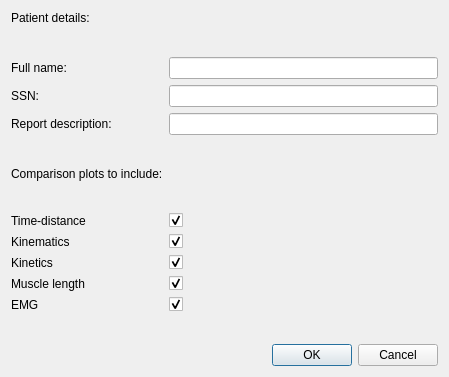
<?xml version="1.0" encoding="UTF-8"?>
<ui version="4.0">
 <class>Dialog</class>
 <widget class="QDialog" name="Dialog">
  <property name="geometry">
   <rect>
    <x>0</x>
    <y>0</y>
    <width>449</width>
    <height>377</height>
   </rect>
  </property>
  <property name="windowTitle">
   <string>Patient details</string>
  </property>
  <layout class="QVBoxLayout" name="verticalLayout">
   <item>
    <layout class="QFormLayout" name="formLayout">
     <item row="0" column="0" colspan="2">
      <widget class="QLabel" name="prompt">
       <property name="font">
        <font>
         <weight>50</weight>
         <bold>false</bold>
        </font>
       </property>
       <property name="text">
        <string>Patient details:</string>
       </property>
       <property name="alignment">
        <set>Qt::AlignLeading|Qt::AlignLeft|Qt::AlignVCenter</set>
       </property>
      </widget>
     </item>
     <item row="1" column="0">
      <spacer name="verticalSpacer">
       <property name="orientation">
        <enum>Qt::Vertical</enum>
       </property>
       <property name="sizeHint" stdset="0">
        <size>
         <width>20</width>
         <height>40</height>
        </size>
       </property>
      </spacer>
     </item>
     <item row="2" column="0">
      <widget class="QLabel" name="label">
       <property name="text">
        <string>Full name:</string>
       </property>
      </widget>
     </item>
     <item row="2" column="1">
      <widget class="QLineEdit" name="lnFullName"/>
     </item>
     <item row="3" column="0">
      <widget class="QLabel" name="label_2">
       <property name="text">
        <string>SSN:</string>
       </property>
      </widget>
     </item>
     <item row="3" column="1">
      <widget class="QLineEdit" name="lnHetu"/>
     </item>
     <item row="4" column="0">
      <widget class="QLabel" name="label_13">
       <property name="text">
        <string>Report description:</string>
       </property>
      </widget>
     </item>
     <item row="4" column="1">
      <widget class="QLineEdit" name="lnDescription"/>
     </item>
     <item row="5" column="0">
      <spacer name="verticalSpacer_2">
       <property name="orientation">
        <enum>Qt::Vertical</enum>
       </property>
       <property name="sizeHint" stdset="0">
        <size>
         <width>20</width>
         <height>40</height>
        </size>
       </property>
      </spacer>
     </item>
     <item row="6" column="0">
      <widget class="QLabel" name="label_3">
       <property name="font">
        <font>
         <weight>50</weight>
         <bold>false</bold>
        </font>
       </property>
       <property name="text">
        <string>Comparison plots to include:</string>
       </property>
      </widget>
     </item>
     <item row="7" column="0">
      <spacer name="verticalSpacer_3">
       <property name="orientation">
        <enum>Qt::Vertical</enum>
       </property>
       <property name="sizeHint" stdset="0">
        <size>
         <width>20</width>
         <height>40</height>
        </size>
       </property>
      </spacer>
     </item>
     <item row="8" column="0">
      <widget class="QLabel" name="label_11">
       <property name="text">
        <string>Time-distance</string>
       </property>
      </widget>
     </item>
     <item row="8" column="1">
      <widget class="QCheckBox" name="cbTimeDist">
       <property name="text">
        <string/>
       </property>
       <property name="checked">
        <bool>true</bool>
       </property>
      </widget>
     </item>
     <item row="9" column="0">
      <widget class="QLabel" name="label_5">
       <property name="text">
        <string>Kinematics</string>
       </property>
      </widget>
     </item>
     <item row="9" column="1">
      <widget class="QCheckBox" name="cbKinematics">
       <property name="sizePolicy">
        <sizepolicy hsizetype="Minimum" vsizetype="Fixed">
         <horstretch>0</horstretch>
         <verstretch>0</verstretch>
        </sizepolicy>
       </property>
       <property name="layoutDirection">
        <enum>Qt::LeftToRight</enum>
       </property>
       <property name="text">
        <string/>
       </property>
       <property name="checked">
        <bool>true</bool>
       </property>
      </widget>
     </item>
     <item row="10" column="0">
      <widget class="QLabel" name="label_9">
       <property name="text">
        <string>Kinetics</string>
       </property>
      </widget>
     </item>
     <item row="10" column="1">
      <widget class="QCheckBox" name="cbKinetics">
       <property name="sizePolicy">
        <sizepolicy hsizetype="Minimum" vsizetype="Fixed">
         <horstretch>0</horstretch>
         <verstretch>0</verstretch>
        </sizepolicy>
       </property>
       <property name="layoutDirection">
        <enum>Qt::LeftToRight</enum>
       </property>
       <property name="text">
        <string/>
       </property>
       <property name="checked">
        <bool>true</bool>
       </property>
      </widget>
     </item>
     <item row="11" column="0">
      <widget class="QLabel" name="label_6">
       <property name="text">
        <string>Muscle length</string>
       </property>
      </widget>
     </item>
     <item row="11" column="1">
      <widget class="QCheckBox" name="cbMuscleLen">
       <property name="sizePolicy">
        <sizepolicy hsizetype="Minimum" vsizetype="Fixed">
         <horstretch>0</horstretch>
         <verstretch>0</verstretch>
        </sizepolicy>
       </property>
       <property name="layoutDirection">
        <enum>Qt::LeftToRight</enum>
       </property>
       <property name="text">
        <string/>
       </property>
       <property name="checked">
        <bool>true</bool>
       </property>
      </widget>
     </item>
     <item row="12" column="0">
      <widget class="QLabel" name="label_7">
       <property name="text">
        <string>EMG</string>
       </property>
      </widget>
     </item>
     <item row="12" column="1">
      <widget class="QCheckBox" name="cbEMG">
       <property name="sizePolicy">
        <sizepolicy hsizetype="Minimum" vsizetype="Fixed">
         <horstretch>0</horstretch>
         <verstretch>0</verstretch>
        </sizepolicy>
       </property>
       <property name="layoutDirection">
        <enum>Qt::LeftToRight</enum>
       </property>
       <property name="text">
        <string/>
       </property>
       <property name="checked">
        <bool>true</bool>
       </property>
      </widget>
     </item>
     <item row="13" column="0">
      <spacer name="verticalSpacer_4">
       <property name="orientation">
        <enum>Qt::Vertical</enum>
       </property>
       <property name="sizeHint" stdset="0">
        <size>
         <width>20</width>
         <height>40</height>
        </size>
       </property>
      </spacer>
     </item>
    </layout>
   </item>
   <item>
    <widget class="QDialogButtonBox" name="buttonBox">
     <property name="orientation">
      <enum>Qt::Horizontal</enum>
     </property>
     <property name="standardButtons">
      <set>QDialogButtonBox::Cancel|QDialogButtonBox::Ok</set>
     </property>
    </widget>
   </item>
  </layout>
 </widget>
 <resources/>
 <connections>
  <connection>
   <sender>buttonBox</sender>
   <signal>accepted()</signal>
   <receiver>Dialog</receiver>
   <slot>accept()</slot>
   <hints>
    <hint type="sourcelabel">
     <x>248</x>
     <y>254</y>
    </hint>
    <hint type="destinationlabel">
     <x>157</x>
     <y>274</y>
    </hint>
   </hints>
  </connection>
  <connection>
   <sender>buttonBox</sender>
   <signal>rejected()</signal>
   <receiver>Dialog</receiver>
   <slot>reject()</slot>
   <hints>
    <hint type="sourcelabel">
     <x>316</x>
     <y>260</y>
    </hint>
    <hint type="destinationlabel">
     <x>286</x>
     <y>274</y>
    </hint>
   </hints>
  </connection>
 </connections>
</ui>
